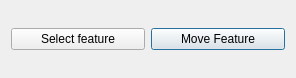
<?xml version="1.0" encoding="UTF-8"?>
<ui version="4.0">
 <class>MoveTolForRILDialogBase</class>
 <widget class="QDialog" name="MoveTolForRILDialogBase">
  <property name="geometry">
   <rect>
    <x>0</x>
    <y>0</y>
    <width>296</width>
    <height>78</height>
   </rect>
  </property>
  <property name="windowTitle">
   <string>Move Tool</string>
  </property>
  <layout class="QGridLayout" name="gridLayout">
   <item row="0" column="1">
    <widget class="QPushButton" name="movefeature">
     <property name="text">
      <string>Move Feature</string>
     </property>
    </widget>
   </item>
   <item row="0" column="0">
    <widget class="QPushButton" name="Selectfeature">
     <property name="text">
      <string>Select feature</string>
     </property>
    </widget>
   </item>
  </layout>
 </widget>
 <resources/>
 <connections/>
</ui>
